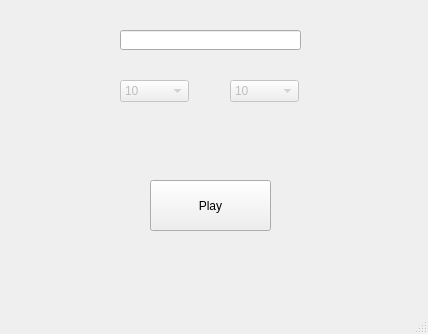
<?xml version="1.0" encoding="UTF-8"?>
<ui version="4.0">
 <class>MainWindow</class>
 <widget class="QMainWindow" name="MainWindow">
  <property name="geometry">
   <rect>
    <x>0</x>
    <y>0</y>
    <width>428</width>
    <height>334</height>
   </rect>
  </property>
  <property name="windowTitle">
   <string>MainWindow</string>
  </property>
  <widget class="QWidget" name="centralwidget">
   <widget class="QPushButton" name="start_btn">
    <property name="geometry">
     <rect>
      <x>150</x>
      <y>180</y>
      <width>121</width>
      <height>51</height>
     </rect>
    </property>
    <property name="text">
     <string>Play</string>
    </property>
   </widget>
   <widget class="QLineEdit" name="name_line">
    <property name="geometry">
     <rect>
      <x>120</x>
      <y>30</y>
      <width>181</width>
      <height>20</height>
     </rect>
    </property>
   </widget>
   <widget class="QComboBox" name="size_cbox">
    <property name="enabled">
     <bool>false</bool>
    </property>
    <property name="geometry">
     <rect>
      <x>120</x>
      <y>80</y>
      <width>69</width>
      <height>22</height>
     </rect>
    </property>
    <item>
     <property name="text">
      <string>10</string>
     </property>
    </item>
    <item>
     <property name="text">
      <string>11</string>
     </property>
    </item>
    <item>
     <property name="text">
      <string>12</string>
     </property>
    </item>
    <item>
     <property name="text">
      <string>13</string>
     </property>
    </item>
    <item>
     <property name="text">
      <string>14</string>
     </property>
    </item>
    <item>
     <property name="text">
      <string>15</string>
     </property>
    </item>
   </widget>
   <widget class="QComboBox" name="ship_cbox">
    <property name="enabled">
     <bool>false</bool>
    </property>
    <property name="geometry">
     <rect>
      <x>230</x>
      <y>80</y>
      <width>69</width>
      <height>22</height>
     </rect>
    </property>
    <item>
     <property name="text">
      <string>10</string>
     </property>
    </item>
    <item>
     <property name="text">
      <string>14</string>
     </property>
    </item>
    <item>
     <property name="text">
      <string>18</string>
     </property>
    </item>
   </widget>
  </widget>
  <widget class="QMenuBar" name="menubar">
   <property name="geometry">
    <rect>
     <x>0</x>
     <y>0</y>
     <width>428</width>
     <height>21</height>
    </rect>
   </property>
  </widget>
  <widget class="QStatusBar" name="statusbar"/>
 </widget>
 <resources/>
 <connections/>
</ui>
